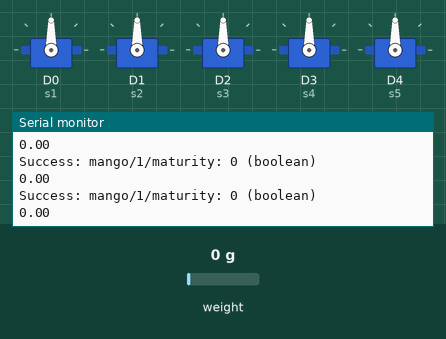
Recording of a sketch running on a simulated ESP8266 (NodeMCU). Shown: 5 × servo, the last lines printed to the serial monitor. The test bench sets the inputs (shaded band); at power-on: weight on the scale 0 g. WiFi joins after 1.5 s; servers stay silent unless stated; the Firebase database answers and starts empty.

Above: at 5.1 s.
5.2 s: weight on the scale set to 231 g
At 6.8 s:
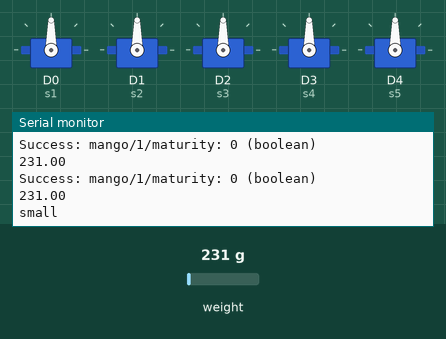
7.8 s: weight on the scale set to 276 g
At 8.05 s:
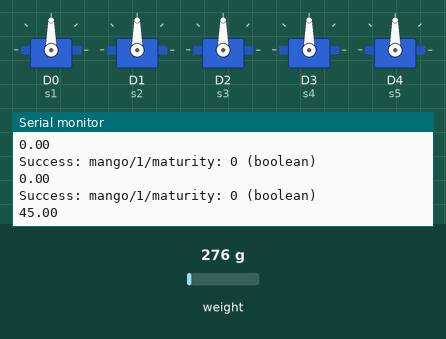
Timing chart, 0 to 10.8 s (numbered marks = the images above; inputs shaded):
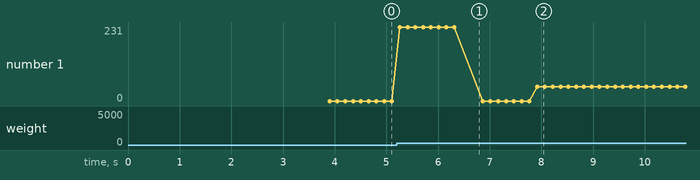

The sketch:

MangoSortingArduinoCode.ino
```cpp
#include <Servo.h>
#include <HX711_ADC.h>
#include <Wire.h>
#include <Arduino.h>
#include <ESP8266WiFi.h>
#include <Firebase_ESP_Client.h>
#include "addons/TokenHelper.h"
#include "addons/RTDBHelper.h"

#define DOUT  D6
#define CLK  D7

HX711_ADC scale(DOUT, CLK);

Servo s1;
Servo s2;
Servo s3;
Servo s4;
Servo s5;

// int previousMediumRawValue = -1;
// int previousLargeRawValue = -1;
// int previousMediumRipeValue = -1;
// int previousLargeRipeValue = -1;

String lastCategory = "";
unsigned long categoryStartTime = 0;
const unsigned long categoryStableTime = 1000;

#define WIFI_SSID "wifi"
#define WIFI_PASSWORD "password"
#define API_KEY "api key"
#define DATABASE_URL "database url"


FirebaseData fbdo;
FirebaseAuth auth;
FirebaseConfig config;

unsigned long sendDataPrevMillis = 0;
bool signupOK = false;
bool mangoStatus = false;
bool servo2Active = false;
bool servo3Active = false;
bool servo4Active = false;
bool servo5Active = false;

void setup() {
  Serial.begin(9600);
  s1.attach(D0);
  s2.attach(D1);
  s3.attach(D2);
  s4.attach(D3);
  s5.attach(D4);
  scale.begin();
  scale.start(2000);
  scale.setCalFactor(1000.0);
  Serial.println("Scale is ready");
  WiFi.begin(WIFI_SSID, WIFI_PASSWORD);
  Serial.print("Connecting to Wi-Fi");
   while (WiFi.status() != WL_CONNECTED){
    Serial.print(".");
    delay(300);
  }
   Serial.println();
  Serial.print("Connected with IP: ");
  Serial.println(WiFi.localIP());
  Serial.println();

  config.api_key = API_KEY;
  config.database_url = DATABASE_URL;

  if (Firebase.signUp(&config, &auth, "", "")){
    Serial.println("ok");
    signupOK = true;
  }
  else{
    Serial.printf("%s\n", config.signer.signupError.message.c_str());
  }

  config.token_status_callback = tokenStatusCallback;

  Firebase.begin(&config, &auth);
  Firebase.reconnectWiFi(true);

}

void resetServos() {
  s2.write(0);
  s3.write(0);
  s4.write(0);
  s5.write(0);
  servo2Active = false;
  servo3Active = false;
  servo4Active = false;
  servo5Active = false;
}


void loop() {
  if (Firebase.ready() && signupOK && (millis() - sendDataPrevMillis > 5 || sendDataPrevMillis == 0)) {
    sendDataPrevMillis = millis();
    scale.update();
    float weight = scale.getData();
    String currentCategory = "";
    Serial.println(weight);
    if (weight >= 180 && weight <= 249) {
      currentCategory = "small";
    } else if (weight >= 250 && weight <= 349) {
      currentCategory = "medium";
    } else if (weight >= 350 && weight <= 400) {
      currentCategory = "large";
    }
    if (currentCategory != lastCategory) {
      lastCategory = currentCategory;
      categoryStartTime = millis();
    } else if (currentCategory != "" && millis() - categoryStartTime >= categoryStableTime) {
      Serial.println(currentCategory);
      scale.tare();
    }

    if (Firebase.RTDB.getBool(&fbdo, "mango/1/maturity")) {
      if (fbdo.dataType() == "boolean") {
        mangoStatus = fbdo.boolData();
        Serial.println("Success: " + fbdo.dataPath() + ": " + mangoStatus + " (" + fbdo.dataType() + ")");
        if (mangoStatus == true) {
          if (currentCategory == "medium" && !servo2Active) {
            s2.write(180);
            Serial.println("Medium Ripe is Rotating");
            servo2Active = true;
          } else if (currentCategory == "large" && !servo3Active) {
            s3.write(180);
            Serial.println("Large Ripe is Rotating");
            servo3Active = true;
          }
        } else {
          if (currentCategory == "medium" && !servo4Active) {
            s4.write(180);
            Serial.println("Medium Raw is Rotating");
            servo4Active = true;
          } else if (currentCategory == "large" && !servo5Active) {
            s5.write(180);
            Serial.println("Large Raw is Rotating");
            servo5Active = true;
          }
        }
      }
    } else {
      Serial.println("FAILED: " + fbdo.errorReason());
    }
  }

  if (s1.read() == 0 && s2.read() == 0 && s3.read() == 0 && s4.read() == 0 && s5.read() == 0) {
    resetServos();
  }
}

// void mediumRawChecker() {
//     if (Firebase.RTDB.getInt(&fbdo, "raw/1/medium")) {
//         if (fbdo.dataType() == "int") {
//             int currentMediumRawValue = fbdo.intData();
//             if (currentMediumRawValue != previousMediumRawValue) {
//                 Serial.print("Small raw value changed to: ");
//                 Serial.println(currentMediumRawValue);
//                 s4.write(0);
//                 previousMediumRawValue = currentMediumRawValue;
//             }
//         }
//     } else {
//         Serial.println("Failed to get count from Firebase");
//         Serial.println("REASON: " + fbdo.errorReason());
//     }
// }

// void largeRawChecker() {
//     if (Firebase.RTDB.getInt(&fbdo, "raw/1/large")) {
//         if (fbdo.dataType() == "int") {
//             int currentLargeRawValue = fbdo.intData();
//             if (currentLargeRawValue != previousLargeRawValue) {
//                 Serial.print("Small raw value changed to: ");
//                 Serial.println(currentLargeRawValue);
//                 s5.write(0);
//                 previousLargeRawValue = currentLargeRawValue;
//             }
//         }
//     } else {
//         Serial.println("Failed to get count from Firebase");
//         Serial.println("REASON: " + fbdo.errorReason());
//     }
// }

// void mediumRipeChecker() {
//     if (Firebase.RTDB.getInt(&fbdo, "ripe/1/medium")) {
//         if (fbdo.dataType() == "int") {
//             int currentMediumRipeValue = fbdo.intData();
//             if (currentMediumRipeValue != previousMediumRipeValue) {
//                 Serial.print("Small raw value changed to: ");
//                 Serial.println(currentMediumRipeValue);
//                 s2.write(0);
//                 previousMediumRipeValue = currentMediumRipeValue;
//             }
//         }
//     } else {
//         Serial.println("Failed to get count from Firebase");
//         Serial.println("REASON: " + fbdo.errorReason());
//     }
// }

// void largeRipeChecker() {
//     if (Firebase.RTDB.getInt(&fbdo, "ripe/1/large")) {
//         if (fbdo.dataType() == "int") {
//             int currentLargeRipeValue = fbdo.intData();
//             if (currentLargeRipeValue != previousLargeRipeValue) {
//                 Serial.print("Small raw value changed to: ");
//                 Serial.println(currentLargeRipeValue);
//                 s3.write(0);
//                 previousLargeRipeValue = currentLargeRipeValue;
//             }
//         }
//     } else {
//         Serial.println("Failed to get count from Firebase");
//         Serial.println("REASON: " + fbdo.errorReason());
//     }
// }
```

Measured:
- the behaviour switches between 249 and 250 g on weight on the scale (found by bisection; images 1 and 2)
- after the input at 5.2 s, the serial monitor: prints a new line after 0.06 s (image 1)
- after the input at 7.8 s, the serial monitor: prints a new line after 0.12 s (image 2)
- plotted number 1: 0 → 45 after the input at 7.8 s
